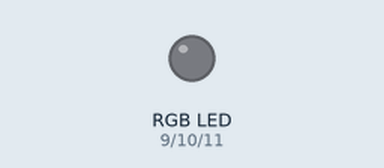
A sketch run on a simulated Arduino Uno, built with avr-gcc and run on an emulated ATmega328P. On the bench: an RGB LED mixed from three pins (HIGH = lit).

Above: at 0.2 s.
At 1.2 s:
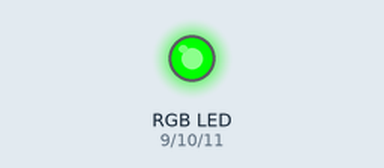
At 1.7 s:
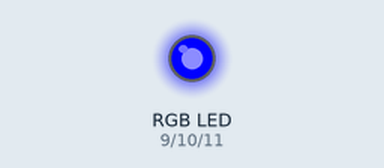
At 2.2 s:
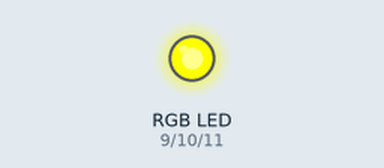
At 3.2 s:
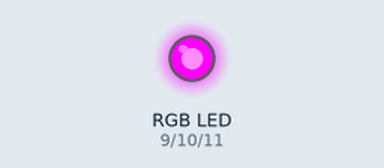
At 4.7 s:
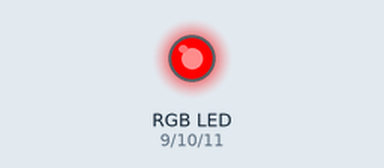
Timing chart, 0 to 5.2 s (numbered marks = the images above):
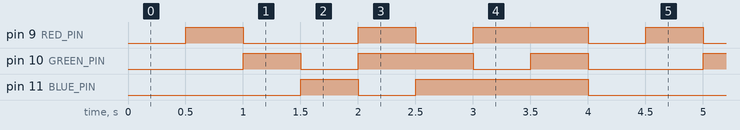

Measured:
- by itself, pin 9 (RED_PIN): repeats every 4.0 s: LOW 1.0 s, HIGH 0.50 s, LOW 0.50 s, HIGH 1.0 s, LOW 0.50 s, HIGH 0.50 s
- by itself, pin 10 (GREEN_PIN): repeats every 4.0 s: LOW 0.50 s, HIGH 1.0 s, LOW 0.50 s, HIGH 0.50 s, LOW 1.0 s, HIGH 0.50 s
- by itself, pin 11 (BLUE_PIN): repeats every 4.0 s: LOW 0.50 s, HIGH 1.5 s, LOW 1.5 s, HIGH 0.50 s

The sketch:

led_rgb.ino
```cpp
const int RED_PIN = 9;    // led đỏ
const int GREEN_PIN = 10; // led xanh lá
const int BLUE_PIN = 11;  // led xanh dương

int DELAY_TIME = 500;  // đơn vị là mili giây

void setup()
{
  pinMode(RED_PIN, OUTPUT);
  pinMode(GREEN_PIN, OUTPUT);
  pinMode(BLUE_PIN, OUTPUT);
}
void loop()
{
  // Gọi hàm maucoban để thể hiện toàn bộ các màu cơ bản !
   maucoban();
 }
// Cài đặt hàm maucoban
 void maucoban()
{
  // Tắt toàn bộ các led
  digitalWrite(RED_PIN, LOW);
  digitalWrite(GREEN_PIN, LOW);
  digitalWrite(BLUE_PIN, LOW);
  delay(DELAY_TIME);
   // Chỉ bật led đỏ
  digitalWrite(RED_PIN, HIGH);
  digitalWrite(GREEN_PIN, LOW);
  digitalWrite(BLUE_PIN, LOW);
  delay(DELAY_TIME);
   // Chỉ bật led xanh lá
  digitalWrite(RED_PIN, LOW);
  digitalWrite(GREEN_PIN, HIGH);
  digitalWrite(BLUE_PIN, LOW);
  delay(DELAY_TIME);
   // Chỉ bật led xanh dương
  digitalWrite(RED_PIN, LOW);
  digitalWrite(GREEN_PIN, LOW);
  digitalWrite(BLUE_PIN, HIGH);
  delay(DELAY_TIME);
   // Bật màu vàng bắng cách bật led đỏ và xanh
  digitalWrite(RED_PIN, HIGH);
  digitalWrite(GREEN_PIN, HIGH);
  digitalWrite(BLUE_PIN, LOW);
  delay(DELAY_TIME);
  // Xanh lam (Cyan) bằng cách bật led xanh lá và xanh dương
  digitalWrite(RED_PIN, LOW);
  digitalWrite(GREEN_PIN, HIGH);
  digitalWrite(BLUE_PIN, HIGH);
  delay(DELAY_TIME);
   // Tím (đỏ - xanh dương)
  digitalWrite(RED_PIN, HIGH);
  digitalWrite(GREEN_PIN, LOW);
  digitalWrite(BLUE_PIN, HIGH);
  delay(DELAY_TIME);
  // Màu trắng (tất cả các led)
  digitalWrite(RED_PIN, HIGH);
  digitalWrite(GREEN_PIN, HIGH);
  digitalWrite(BLUE_PIN, HIGH);
   delay(DELAY_TIME);
}
```
